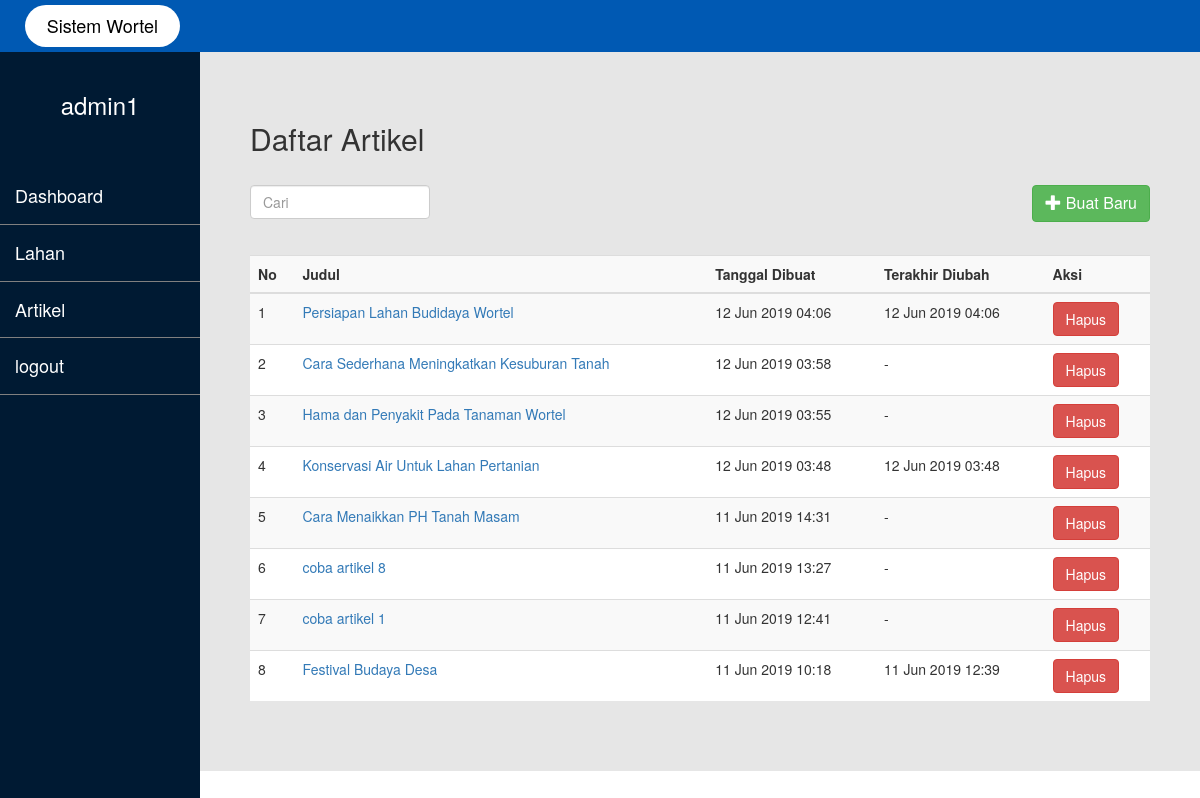
The page /view/v_admArtikel.php (signed in) on the database its author committed.
### tables this page shows
CREATE TABLE `artikel` (
  `id` int(11) NOT NULL,
  `judul` varchar(100) NOT NULL,
  `isi` text NOT NULL,
  `gambar` varchar(255) DEFAULT NULL,
  `id_penulis` int(11) NOT NULL,
  `created_at` timestamp NOT NULL DEFAULT CURRENT_TIMESTAMP,
  `updated_at` timestamp NOT NULL DEFAULT '0000-00-00 00:00:00' ON UPDATE CURRENT_TIMESTAMP
);

### controller/c_getArtikel.php (called while the page is built)
<?php
$art = new m_artikel();
if (isset($_GET["id"])) {
	$id_artikel = $_GET["id"];
	$artikel = $art->getArtikel($id_artikel);
	if (empty($artikel)) {
		echo "data artikel tidak ada";
	}
}
else{
	$allArtikel = $art->getAllArtikel();
}
?>

### model/koneksi.php (called while the page is built, shortened)
<?php
class koneksi
{
	public $server = "localhost";
	public $username = "root";
	public $password = "";
	public $db = "datmin_wortel";
	public function konek()
	{
		try {
			$this->con = new PDO("mysql:host=$this->server;dbname=$this->db", $this->username, $this->password);
			$this->con->setAttribute(PDO::ATTR_ERRMODE, PDO::ERRMODE_EXCEPTION);
			$this->con->setAttribute(PDO::ATTR_EMULATE_PREPARES,TRUE);
			return $this->con;
		} catch (PDOException $e) {
			echo "Connection failed: " . $e->getMessage();
		}
	}
}
?>

### model/m_artikel.php (called while the page is built, shortened)
<?php
class m_artikel extends koneksi
{
	public function getAllArtikel()
	{
		$query = "SELECT * FROM artikel ORDER BY created_at DESC";
		try {
			$stmt = $this->konek()->prepare($query);
			$stmt->execute();
			$stmt->setFetchMode(PDO::FETCH_CLASS, 'artikel');
			$res = $stmt->fetchAll();
			return $res;
		} catch (PDOException $e) {
			echo "Error: " . $e->getMessage();
		}
	}
}
?>

### view/v_admArtikel.php (the view, shortened to what this page needs)
<?php
include_once '../model/m_artikel.php';
include_once '../controller/c_getArtikel.php';
?>
<!DOCTYPE html>
<html>
<head>
	<link href="bootstrap/css/bootstrap.min.css" rel="stylesheet">
	<link href="css/css_header.css" rel="stylesheet">
	<link href="css/css_footer.css" rel="stylesheet">
	<link href="css/css_admin.css" rel="stylesheet">
</head>
<body>
	<?php include_once 'layout/logo.php'; ?>
	<div class="container-fluid">
		<div class="row">
			<?php include_once 'layout/admLayout.php'; ?>
			<div class="col-md-10">
				<div class="isi">
					<h2>Daftar Artikel</h2>
					<br>
					<div class="cari-baru">
						<div class="cari">
							<input class="form-control" type="text" id="myInput" placeholder="Cari">
						</div>
						<div class="baru">
							<a class="btn btn-success" href="v_admBuatArtikel.php" type="button"><span class="glyphicon glyphicon-plus"></span> Buat Baru</a>
						</div>
					</div>
					<div class="daftar">
						<table class="table table-striped">
							<tr>
								<th>No</th>
								<th>Judul</th>
								<th>Tanggal Dibuat</th>
								<th>Terakhir Diubah</th>
								<th>Aksi</th>
							</tr>
							<tbody id="body-tab">
								<?php $no = 0;
								foreach ($allArtikel as $key) {
									$no++;
									$tgl_dibuat = date_create($key->created_at, timezone_open('Asia/Jakarta'));
									$tgl_diubah = date_create($key->updated_at, timezone_open('Asia/Jakarta'));
								?>
									<tr>
										<td><?php echo $no; ?></td>
										<td><a href="v_admEditArtikel.php?id=<?php echo $key->id ?>"><?php echo $key->judul ?></a></td>
										<td><?php echo date_format($tgl_dibuat, "d M Y H:i") ?></td>
										<td>
											<?php if ($key->created_at == $key->updated_at || $key->updated_at == "") {
												echo "-";
											}else{
												echo date_format($tgl_diubah, "d M Y H:i");
											}
											?>
										</td>
										<td>
											<button class="btn btn-danger" type="button" name="delArtikel" id="<?php echo $key->id ?>" data-toggle="modal" data-target="#myModal">Hapus</button>
										</td>
									</tr>
								<?php } ?>
							</tbody>
						</table>
					</div>
				</div>
			</div>
		</div>
	</div>
</body>
</html>

### view/css/css_admin.css (style rules this page uses)
body { padding: 0; margin: 0; }
.col-md-10 { padding: 30px; padding-top: 30px; background-color: rgb(230,230,230); min-height: 590px; }

### view/v_admArtikel.php (style rules this page uses)
body { padding: 0; margin: 0; }
.isi { padding: 20px; }
.cari { float: left; width: 20%; }
.baru { float: right; }
.baru a { font-size: 16px; }
.daftar { margin-top: 70px; }
.daftar table { background-color: white; }

### rows shown on the page
artikel: judul "Persiapan Lahan Budidaya Wortel", created_at "12 Jun 2019 04:06", updated_at "12 Jun 2019 04:06"
artikel: judul "Cara Sederhana Meningkatkan Kesuburan Tanah", created_at "12 Jun 2019 03:58"
artikel: judul "Hama dan Penyakit Pada Tanaman Wortel", created_at "12 Jun 2019 03:55"
artikel: judul "Konservasi Air Untuk Lahan Pertanian", created_at "12 Jun 2019 03:48", updated_at "12 Jun 2019 03:48"
artikel: judul "Cara Menaikkan PH Tanah Masam", created_at "11 Jun 2019 14:31"
artikel: judul "coba artikel 8", created_at "11 Jun 2019 13:27"
artikel: judul "coba artikel 1", created_at "11 Jun 2019 12:41"
artikel: judul "Festival Budaya Desa", created_at "11 Jun 2019 10:18", updated_at "11 Jun 2019 12:39"

### other values the page prints
$user->nama "admin1"
